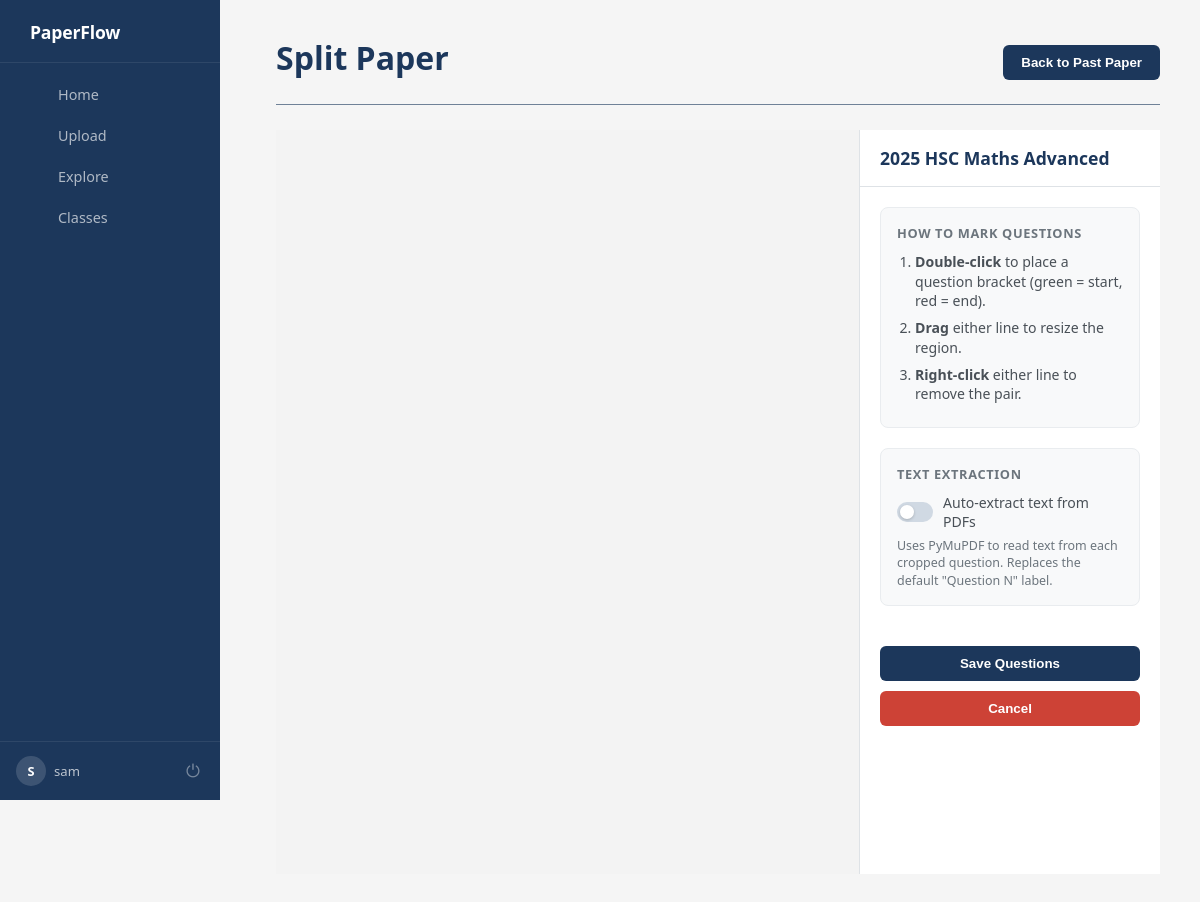
Page /paper/2/split (signed in) on the committed database.
### models.py (models this page shows)
class User(db.Model, UserMixin):
    __tablename__ = 'user'
    id = db.Column(db.Integer, primary_key=True)
    username = db.Column(db.String(150), unique=True, nullable=False)
    password_hash = db.Column(db.String(200), nullable=False)
    papers = db.relationship('UserPaper', backref='user', lazy=True)
    classes = db.relationship('Class', backref='user', lazy=True, cascade="all, delete-orphan")

class PastPaper(db.Model):
    id = db.Column(db.Integer, primary_key=True)
    filename = db.Column(db.String(200), nullable=False)
    questions = db.relationship(
        'Question',
        backref='paper',
        lazy=True,
        cascade="all, delete-orphan"
    )
    uploaded_at = db.Column(db.DateTime, default=db.func.now())
    owner_id = db.Column(db.Integer, db.ForeignKey('user.id'), nullable=False)

### app.py (the view)
@app.route('/paper/<int:paper_id>/split')
@login_required
def split(paper_id):
    paper = PastPaper.query.get_or_404(paper_id)
    return render_template('split.html', paper=paper)

### app.py (called while the page is built)
@login_manager.user_loader
def load_user(user_id):
    user = User.query.filter_by(id=int(user_id)).first()
    return user

@app.context_processor
def inject_user():
    return dict(user=current_user)

def format_filename(filename):
    name = str(filename).split('_', 1)[-1]
    name = os.path.splitext(name)[0]
    name = re.sub(r'[-_]+', ' ', name)
    words = name.split()
    formatted = []
    for w in words:
        if w.upper() in ["HSC", "IB", "PDF"]:
            formatted.append(w.upper())
        else:
            formatted.append(w.capitalize())
    return " ".join(formatted)

@app.context_processor
def utility_processor():
    return dict(format_filename=format_filename)

### templates/split.html (shortened to what this page needs)
{% extends "base.html" %}
{% block content %}
<header style="display: flex; justify-content: space-between; align-items: center;">
    <h1>Split Paper</h1>
    {% from "macros.html" import flash_messages %}
    <a href="{{ url_for('view_paper', paper_id=paper.id) }}"><button>Back to Past Paper</button></a>
</header>
<div class="split-layout">
    <div class="pdf-column">
    </div>
    <div class="sidebar-column">
        <div class="sidebar-header">
            <h2>{{ format_filename(paper.filename) }}</h2>
        </div>
        <div class="sidebar-body">
            <div class="instructions-card">
                <h5>How to mark questions</h5>
                <ol>
                    <li><strong>Double-click</strong> to place a question bracket (green = start, red = end).</li>
                    <li><strong>Drag</strong> either line to resize the region.</li>
                    <li><strong>Right-click</strong> either line to remove the pair.</li>
                </ol>
            </div>
            <div class="instructions-card">
                <h5>Text Extraction</h5>
                <label style="display:flex; align-items:center; gap:10px; cursor:pointer;
                              font-size:0.88rem; color:#495057; font-weight:500;">
                    <div class="toggle-wrap">
                        <div class="toggle-track" id="toggleTrack" onclick="toggleExtract()">
                            <div class="toggle-thumb"></div>
                        </div>
                    </div>
                    Auto-extract text from PDFs
                </label>
                <p style="font-size:0.78rem; color:#6c757d; margin:6px 0 0; line-height:1.4;">
                    Uses PyMuPDF to read text from each cropped question.
                    Replaces the default "Question N" label.
                </p>
            </div>
            <div class="sidebar-actions">
                <button class="btn btn-primary w-100" onclick="saveSplits()">
                    Save Questions
                </button>
                <button style="background-color: #cd4236"
                    onclick="if(confirm('Are you sure you want to cancel? Unsaved splits will be lost.')) window.location='{{ url_for('view_paper', paper_id=paper.id) }}'">
                    Cancel
                </button>
            </div>
        </div>
    </div>
</div>
{% endblock %}

### templates/base.html (shortened to what this page needs)
<!DOCTYPE html>
<html lang="en">
<head>
    <link rel="stylesheet" href="{{ url_for('static', filename='css/style.css') }}">
</head>
<body>
    <nav class="sidebar">
        <div class="brand">
            <span class="brand-name">PaperFlow</span>
        </div>
        <div class="nav-links">
            {% if current_user.is_authenticated %}
                <a href="{{ url_for('index') }}" class="nav-link {% if request.endpoint == 'index' %}active{% endif %}">
                     Home
                </a>
                <a href="{{ url_for('upload') }}" class="nav-link {% if request.endpoint == 'upload' %}active{% endif %}">
                     Upload
                </a>
                <a href="{{ url_for('explore') }}" class="nav-link {% if request.endpoint == 'explore' %}active{% endif %}">
                     Explore
                </a>
                <a href="{{ url_for('view_classes') }}" class="nav-link {% if request.endpoint == 'view_classes' %}active{% endif %}">
                     Classes
                </a>
            {% endif %}
        </div>
        {% if current_user.is_authenticated %}
        <div class="sidebar-footer">
            <div class="user-info">
                <div class="user-avatar">{{ current_user.username[0].upper() }}</div>
                <span class="user-name">{{ current_user.username }}</span>
            </div>
            <a href="{{ url_for('logout') }}" class="logout-btn" title="Logout">⏻</a>
        </div>
        {% endif %}
    </nav>
    <div class="page-content">
        <div class="main-content">
            {% block content %}{% endblock %}
        </div>
    </div>
</body>
</html>

### static/css/style.css (style rules this page uses)
html, body { height: 100%; margin: 0; font-family: 'Segoe UI', Tahoma, Geneva, Verdana, sans-serif; background-color: #f5f5f5; color: #1c375b; }
a { text-decoration: none; color: inherit; }
.sidebar { position: fixed; top: 0; left: 0; width: 220px; height: 100vh; display: flex; flex-direction: column; background-color: #1c375b; z-index: 200; }
.brand { display: flex; align-items: center; gap: 10px; padding: 20px 20px 18px; border-bottom: 1px solid rgba(255,255,255,0.08); }
.brand-name { font-size: 1.1rem; font-weight: 700; color: #fff; letter-spacing: -0.01em; }
.nav-links { flex: 1; display: flex; flex-direction: column; padding: 12px 0; gap: 2px; }
.nav-link { display: flex; align-items: center; gap: 10px; padding: 10px 12px 10px 20px; margin: 0 8px; text-decoration: none; color: rgba(255,255,255,0.65); font-size: 0.9rem; font-weight: 500; border-radius: 6px; transition: background 0.15s, color 0.15s; position: relative; }
.sidebar-footer { display: flex; align-items: center; justify-content: space-between; padding: 14px 16px; border-top: 1px solid rgba(255,255,255,0.08); gap: 8px; }
.user-info { display: flex; align-items: center; gap: 8px; min-width: 0; }
.user-avatar { width: 30px; height: 30px; border-radius: 50%; background: rgba(255,255,255,0.15); color: #fff; font-size: 0.8rem; font-weight: 700; display: flex; align-items: center; justify-content: center; flex-shrink: 0; }
.user-name { font-size: 0.82rem; color: rgba(255,255,255,0.7); white-space: nowrap; overflow: hidden; text-overflow: ellipsis; }
.logout-btn { background: none; border: none; color: rgba(255,255,255,0.4); font-size: 1.1rem; cursor: pointer; padding: 4px; border-radius: 4px; transition: color 0.15s, background 0.15s; text-decoration: none; line-height: 1; flex-shrink: 0; }
.main-content { margin-left: 236px; min-height: 100vh; padding: 0; }
.page-content { padding: 36px 40px; }
header { text-align: left; margin-bottom: 25px; padding-bottom: 15px; border-bottom: 1px solid #6f8197; }
header h1 { font-size: 2em; margin: 0; color: #1c375b; padding-bottom: 10px; }
button, .btn-primary { background-color: #1c375b; color: white; border: none; padding: 10px 18px; border-radius: 6px; cursor: pointer; font-weight: 600; transition: all 0.2s; text-decoration: none; display: inline-block; text-align: center; }
:root { --vp-navy: #1c375b; --vp-slate: #6f8197; --vp-cloud: #f0f3f7; --vp-border: #dde3eb; --vp-white: #ffffff; --vp-red: #cd4236; --vp-green: #198754; --vp-accent: #2a6496; }
.split-layout { display: flex; gap: 0; height: calc(100vh - 56px); overflow: hidden; }
.pdf-column { flex: 1 1 0; overflow-y: auto; padding: 24px; background: #f3f3f3; }
.sidebar-column { width: 300px; flex-shrink: 0; display: flex; flex-direction: column; border-left: 1px solid #dee2e6; background: #fff; overflow-y: auto; }
.sidebar-header { display: flex; justify-content: space-between; align-items: center; padding: 16px 20px; border-bottom: 1px solid #dee2e6; }
.sidebar-header h2 { margin: 0; font-size: 1.1rem; white-space: nowrap; overflow: hidden; text-overflow: ellipsis; }
.sidebar-body { padding: 20px; flex: 1; }
.instructions-card { background: #f8f9fa; border: 1px solid #e9ecef; border-radius: 8px; padding: 16px; margin-bottom: 20px; }
.instructions-card h5 { margin: 0 0 10px; font-size: 0.8rem; text-transform: uppercase; letter-spacing: 0.05em; color: #6c757d; }
.instructions-card ol { margin: 0; padding-left: 18px; }
.instructions-card ol li { font-size: 0.88rem; color: #495057; margin-bottom: 7px; line-height: 1.4; }
.sidebar-actions { display: flex; flex-direction: column; gap: 10px; }
.toggle-wrap { flex-shrink: 0; }
.toggle-track { width: 36px; height: 20px; background: #d0d9e3; border-radius: 99px; position: relative; cursor: pointer; transition: background .2s; }
.toggle-thumb { position: absolute; top: 3px; left: 3px; width: 14px; height: 14px; background: #fff; border-radius: 50%; transition: left .2s; box-shadow: 0 1px 3px rgba(0,0,0,.2); }

### templates/split.html (style rules this page uses)
.toggle-wrap { flex-shrink: 0; }
.toggle-track { width: 36px; height: 20px; background: #d0d9e3; border-radius: 99px; position: relative; cursor: pointer; transition: background .2s; }
.toggle-thumb { position: absolute; top: 3px; left: 3px; width: 14px; height: 14px; background: #fff; border-radius: 50%; transition: left .2s; box-shadow: 0 1px 3px rgba(0,0,0,.2); }

### rows in the picture
User: username "S", username "sam"
PastPaper: filename "2025 HSC Maths Advanced"
